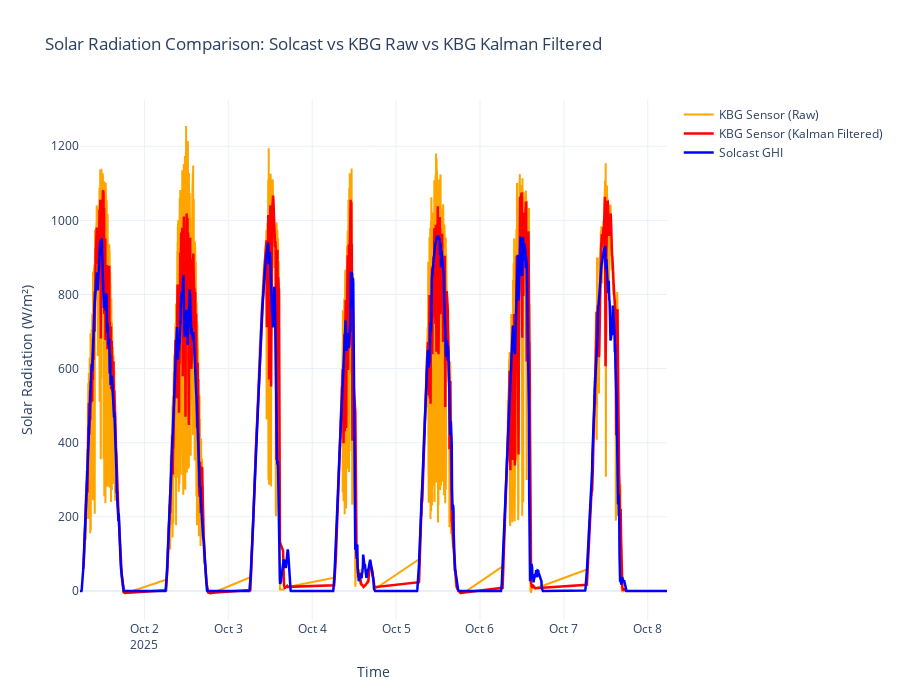

Notebook code cell kept with this figure:
### Code cell
# Load Kalman filtered data
df_kalman = pd.read_csv("oct1week_sensor_kbg_kalman_filtered.csv", sep=';')

# Plot Kalman filtered data with both datasets
fig_kalman = go.Figure()

fig_kalman.add_trace(go.Scatter(
    x=df_kbg['Timestamp'], 
    y=df_kbg['Solar radiation'], 
    name='KBG Sensor (Raw)',
    mode='lines',
    line=dict(color='orange', width=2)
))

fig_kalman.add_trace(go.Scatter(
    x=df_kalman['Timestamp'], 
    y=df_kalman['Solar radiation (Filtered)'], 
    name='KBG Sensor (Kalman Filtered)',
    mode='lines',
    line=dict(color='red', width=2.5, dash='solid')
))

fig_kalman.add_trace(go.Scatter(
    x=df_solcast['period_end'], 
    y=df_solcast['ghi'], 
    name='Solcast GHI',
    mode='lines',
    line=dict(color='blue', width=2.5)
))

fig_kalman.update_layout(
    title='Solar Radiation Comparison: Solcast vs KBG Raw vs KBG Kalman Filtered',
    xaxis_title='Time',
    yaxis_title='Solar Radiation (W/m²)',
    hovermode='x unified',
    height=700,
    template='plotly_white'
)

fig_kalman.show()

print("Kalman filtered data loaded and plotted successfully")
print(f"Kalman filtered data shape: {df_kalman.shape}")
print(f"Columns: {df_kalman.columns.tolist()}")

### Figure 1 — Plotly figure (JSON) as saved in the notebook; plotly's stock layout.template omitted (floating-point values rounded to 4 significant figures; data arrays with more than 128 entries replaced by an {"elided": "..."} marker saying what was removed)
{"data": [{"line": {"color": "orange", "width": 2}, "mode": "lines", "name": "KBG Sensor (Raw)", "type": "scatter", "x": {"elided": "3419 str values"}, "y": {"elided": "3419 float values"}}, {"line": {"color": "red", "dash": "solid", "width": 2.5}, "mode": "lines", "name": "KBG Sensor (Kalman Filtered)", "type": "scatter", "x": {"elided": "3419 str values"}, "y": {"elided": "3419 float values"}}, {"line": {"color": "blue", "width": 2.5}, "mode": "lines", "name": "Solcast GHI", "type": "scatter", "x": {"elided": "2016 str values"}, "y": {"elided": "2016 int values"}}], "layout": {"height": 700, "hovermode": "x unified", "title": {"text": "Solar Radiation Comparison: Solcast vs KBG Raw vs KBG Kalman Filtered"}, "xaxis": {"title": {"text": "Time"}}, "yaxis": {"title": {"text": "Solar Radiation (W/m²)"}}}}
